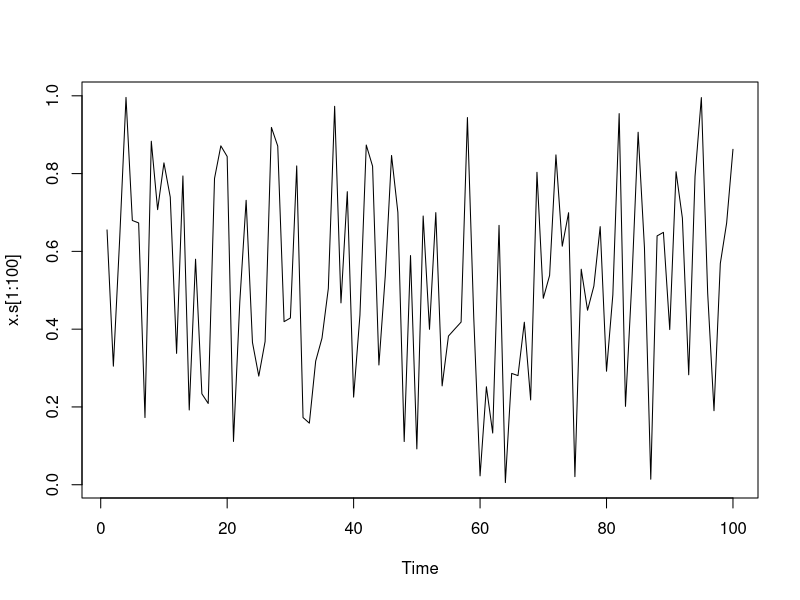
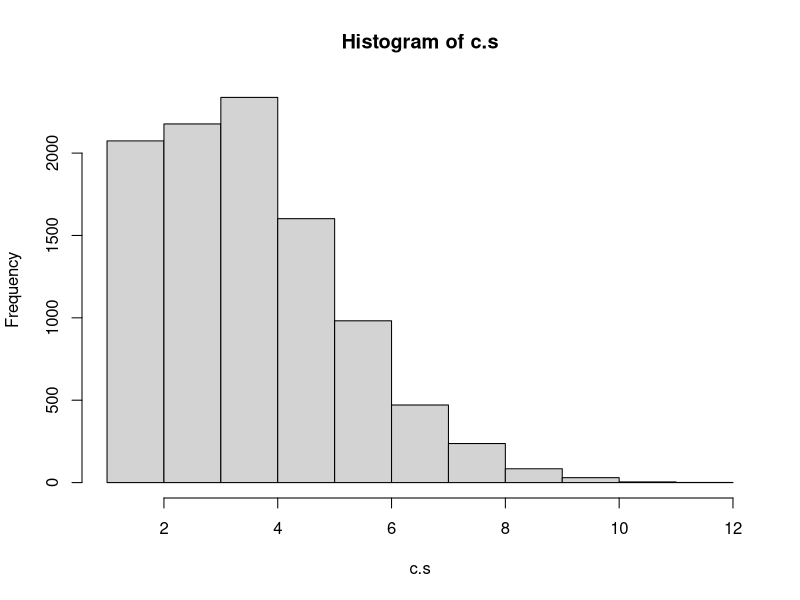

Recreate these plots in R, in order.
# a is the multiplier used by ANSI C
a <- 1103515245
# b is the increment used by ANSI C
b <- 12345
# m is modulus and the largest integer the computer can hold
m <- 2^31
# the seed cannot be larger than m
seed1 <- 12345
seed2 <- 54321
x <- seed1
y <- seed2
x.s <- NULL
y.s <- NULL
N <- 10000

#Generate random numbers using seed1
for(i in 1:N) {
	#modulus is %%
	x <- (a*x + b) %% m
	x.s <- c(x.s,x/m)
}

#Generate random numbers using seed2
for(i in 1:N) {
	#modulus is %%
	y <- (a*y + b) %% m
	y.s <- c(y.s,y/m)
}

#only first 100 not all
#if random should see no pattern - see all noise
#tells you when each value occurs unlike histogram
#ts is time series
ts.plot(x.s[1:100]) 

#monte carlo integration in-class examples
mean(x.s)
mean(x.s^2)
mean(x.s^2*sin(x.s))
mean(((x.s*2+1)^3)*2)
mean(exp(-6*(1/x.s-1))*(1/x.s)^2)

#3
mean(exp(exp(x.s)))

#4
mean((1-x.s^2)^(3/2))

#5
mean(exp((x.s*4-2) + (x.s*4-2)^2)*4)

#6
mean((1/x.s-1)*(1+(1/x.s-1)^2)^-2*((1/x.s)^2))

#7
mean(2*exp(-(1/x.s-1)^2)*((1/x.s)^2))

#8
mean(exp((x.s+y.s)^2))

#9
i <- y.s < x.s
mean(exp(-(1/x.s-1))*(1/x.s^2)*exp(-(1/y.s-1))*(1/y.s^2)*i)

#10
mean(x.s)
mean(exp(x.s))
mean((x.s-.5)*(exp(x.s)-1.7177))

#11
#a
mean(sqrt(1-x.s^2))
mean(x.s*(sqrt(1-x.s^2)))
mean((x.s-.5)*(sqrt(1-x.s^2)-.7845051))
#b
mean(x.s^2)
mean((x.s^2-.3338223)*(sqrt(1-x.s^2)-.7845051))

#12
#T sets of means used to determine E[N] where N is the minimum number of random numbers whose sum exceeds 1
T <- 3
#C sets of random numbers whose sum just exceeds 1
C <- 100
#var to store the running count of random numbers in each set in C until the sum exceeds 1
setCount <- 0
#var to store the sum of random numbers in each set in C until the sum exceeds 1
sum <- 0
#count vector to store N, the number of random numbers in each set in C whose sum just exceeds 1
c.s <- NULL
#mean vector to store the T 'means,' i.e, the mean of each c.s vector (mean of N, the minimum number of random numbers whose sum exceeds 1)
m.s <- NULL
#set the seed
x <- seed1

#Generate T sets of means
for(i in 1:T) {
	#Generate C sets of random numbers such that the sum of each set just exceeds 1
 for(j in 1:C) {
  repeat{
	x <- (a*x + b) %% m
	#sum the numbers until the sum exceeds 1, include the number that made the sum exceed 1
	sum = sum + x/m
	#keep a running count of the random numbers in each set
	setCount <- setCount + 1
	if(sum > 1){
		#store the number of random numbers in the current 'T' set vector c.s
		c.s <- c(c.s,setCount)
		#reset setCount - the running count var
		setCount <- 0
		#reset the sum
		sum <- 0
		break
	}
  }
 }
 #calculate the mean value of the current 'T' set of counts
 m.s <- c(m.s,mean(c.s))
 #reset the count vector for the next 'T'
 c.s <- NULL
 #reset x to the seed
 x <- seed1
 #calculate a new 'C' for the next 'T' round
 C <- C*10
}
m.s

#13
#C sets of random numbers whose product is greater than or equal to exp(-3)
C <- 10000
#var to store the running count of random numbers in each set in C until the product is greater than or equal to exp(-3)
setCount <- 1
#var to store the product of random numbers in each set in C until the product is greater than or equal to exp(-3)
prod <- 1
#count vector to store N, the number of random numbers in each set in C whose product is greater than or equal to exp(-3)
c.s <- NULL
#set the seed
x <- seed1

#Generate C sets of random numbers such that the product of each set is greater than or equal to exp(-3)
 for(j in 1:C) {
   repeat{
	x <- (a*x + b) %% m
	#multiply the numbers until the product is less than exp(-3)
	prod = prod * x/m
	if(prod < exp(-3)){
		#store the number of random numbers in the vector c.s
		c.s <- c(c.s,setCount)
		#reset setCount - the running count var
		setCount <- 1
		#reset the product
		prod <- 1
		break
	}
	else {
		#keep a running count of the random numbers in each set, does not include the factor that made the product less than exp(-3)
		setCount <- setCount + 1
	}
  }
}
 #calculate the mean value of the set of counts
 mean(c.s)
 sd(c.s)

 h <- hist(c.s)
 h